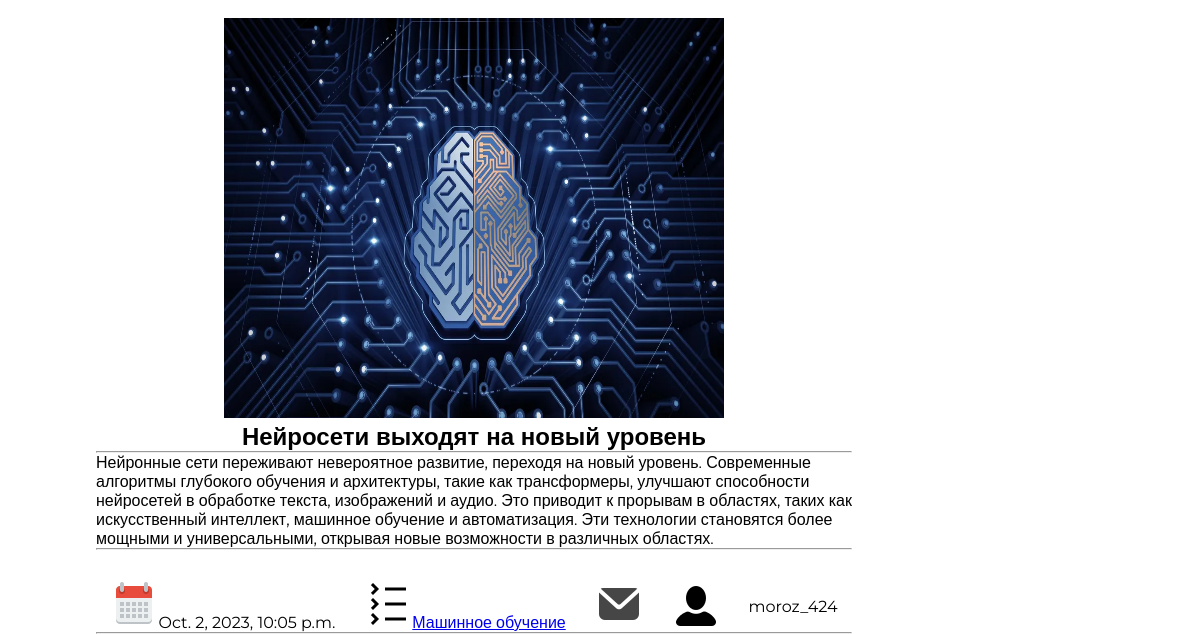
/blogs/ (lower part), run on an earlier commit of the app's database.
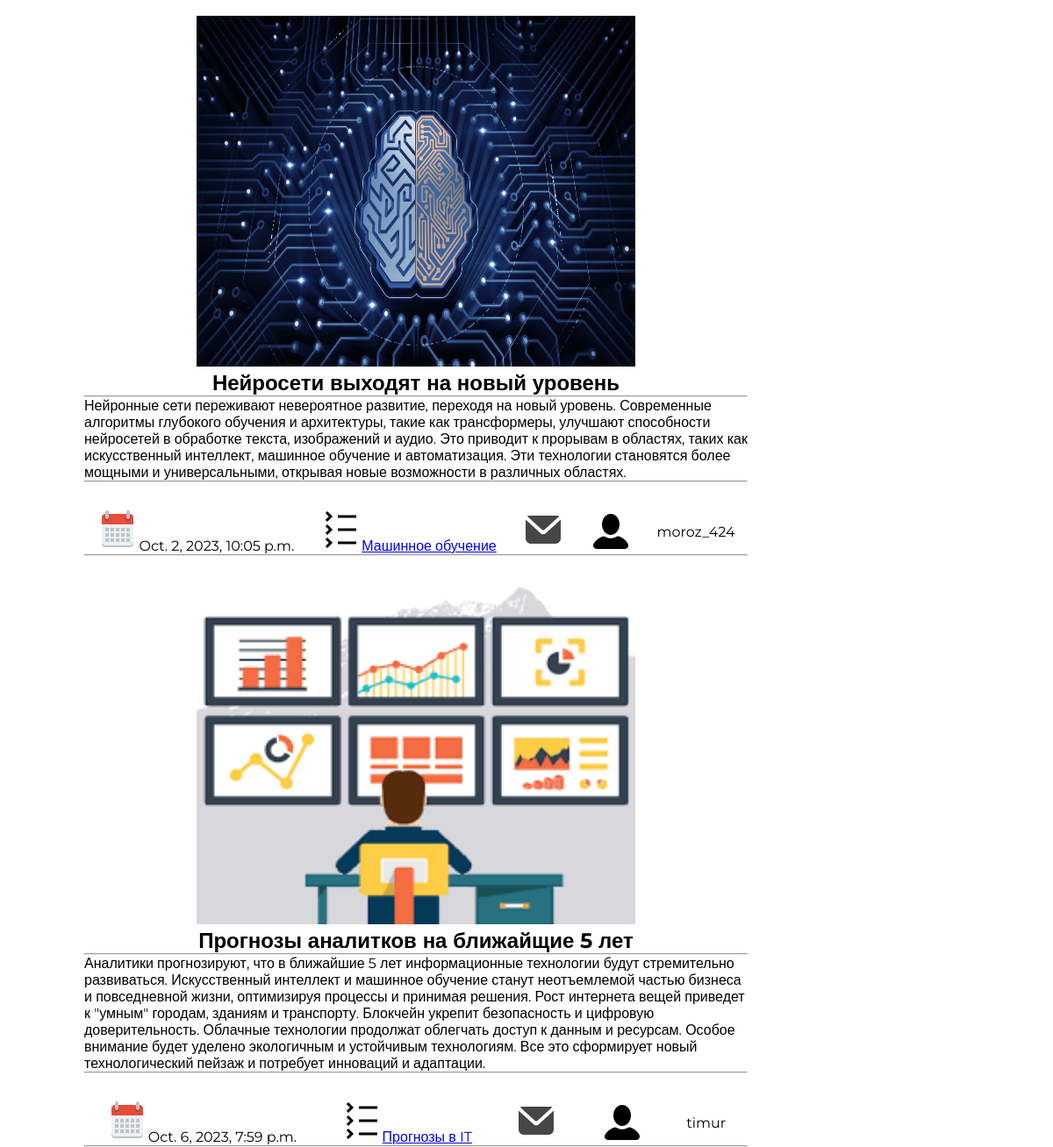
And on a later commit of the database.
### decode_blogs/models.py (models this page shows, shortened)
class Blog(models.Model):
    name = models.CharField(max_length=50)
    category = models.ForeignKey(Category, on_delete=models.CASCADE, null=True)
    image = models.ImageField(blank=True, upload_to=uniq_name_upload)
    description = models.TextField()
    date = models.DateTimeField(default=datetime.datetime.today())
    author = models.ForeignKey(settings.AUTH_USER_MODEL, on_delete=models.CASCADE)     # !  1 #
    class Meta:
        verbose_name = 'Blog'
        verbose_name_plural = 'Blogs'

class Category(models.Model):
    name = models.CharField(max_length=50)
    class Meta:
        verbose_name = 'Category'
        verbose_name_plural = 'Categories'
    def __str__(self) -> str:
        return self.name

### decode_authe/models.py (models this page shows)
class CustomUser(AbstractUser):
    image = models.ImageField(upload_to='avatars', blank=True)
    description = models.TextField(max_length=200)
    groups = models.ManyToManyField(
        'auth.Group',
        related_name='users',
        blank=True,
        verbose_name='groups',
        help_text='The groups this user belongs to. A user will get all permissions granted to each of their groups.',
    )
    user_permissions = models.ManyToManyField(
        'auth.Permission',
        related_name='users',
        blank=True,
        verbose_name='user permissions',
        help_text='Specific permissions for this user.',
        error_messages={
            'add': 'The permission you are trying to add already exists for the user.',
            'remove': 'The permission you are trying to remove does not exist for the user.',
        },
    )

### decode_blogs/views.py (the view)
# urls.py: 2. Add a URL to urlpatterns:  path('', Home.as_view(), name='home')
def Home(request):
    data = {
        'title':'Главная',
        'menu': menu,
        'categories': Category.objects.all(),
        'blogs': Blog.objects.all(),
    }
    return render(request, 'decode_blogs/Home.html',  data)

### decode_blogs/templates/decode_blogs/Home.html (shortened to what this page needs)
{% load static %}
<!DOCTYPE html>
<html lang="en">
<head>
    <link rel="stylesheet" href="{% static 'decode_blogs/css/header.css' %}">
    <link rel="stylesheet" href="{% static 'decode_blogs/css/home.css' %}">
</head>
<body>
    <section class="main">
        <div class="blogs">
            <div class="com-blog">
                {% for b in blogs %}
                    <div class="main-info">
                        {% if b.image %}
                            <img src="{{ b.image.url }}" alt="comment-img" class="comment-img">
                        {% endif %}
                        <h2 id="blog-name" href="{% url 'decode_blogs:blog-search' %}">{{ b.name }}</h2>
                        <hr>
                    </div>
                    <p id="description">{{ b.description }}</p>
                    <hr>
                    <div class="blog-review">
                        <time id="blog-date"><img src="{% static 'decode_blogs/images/Calendar.png' %}" alt="">{{ b.date }}</time>
                        <a href="{% url 'decode_blogs:category' b.category_id %}"><img src="{% static 'decode_blogs/images/Categories.png' %}" alt="" id="blog-categories">{{ b.category }}</a>
                        <a href="{% url 'decode_blogs:comments-category' b.id %}"><img src="{% static 'decode_blogs/images/Comment.png' %}" alt="" id="blog-comments"></a>
                        <img src="{% static 'decode_blogs/images/User.png' %}" alt="">{{ b.author }}
                    </div>
                    <hr>
                {% endfor %}
            </div>
        </div>
    </section>
</body>
</html>

What changed in the data, as far as the page shows it:
added Blog: image (picture), name "Прогнозы аналитков на ближайщие 5 лет", description "Аналитики прогнозируют, что в ближайшие 5 лет информационные технологии будут стремительно развиваться. Искусственный интеллект и машинное обучение станут неотъемлемой частью бизнеса и повседневной жизни, оптимизируя процессы и принимая решения. Рост интернета вещей приведет к \"умным\" городам, зданиям и транспорту. Блокчейн укрепит безопасность и цифровую доверительность. Облачные технологии продолжат облегчать доступ к данным и ресурсам. Особое внимание будет уделено экологичным и устойчивым технологиям. Все это сформирует новый технологический пейзаж и потребует инноваций и адаптации.", date "Oct. 6, 2023, 7:59 p.m.", category "Прогнозы в IT", author "timur"
